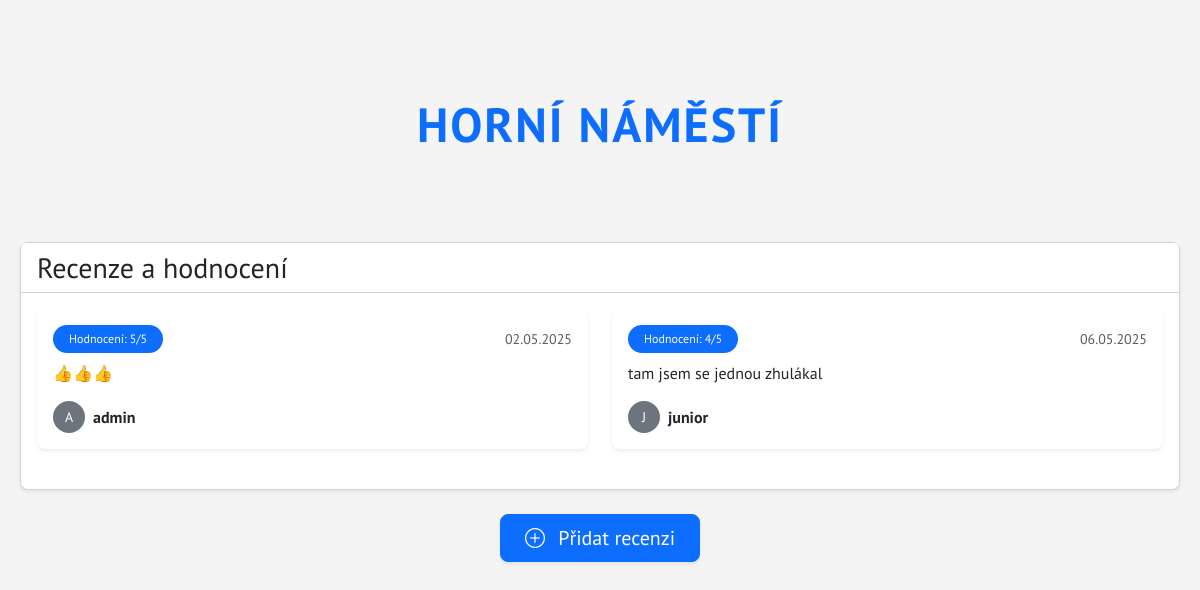
/place/2/, run on the app's committed database.
### hodnoceni/models.py (models this page shows, shortened)
class Place(models.Model):
    id = models.AutoField(primary_key=True)  # Implicitní chování
    name = models.CharField(max_length=255)

class Review(models.Model):
    user = models.ForeignKey(settings.AUTH_USER_MODEL, on_delete=models.CASCADE)
    place = models.ForeignKey(Place, on_delete=models.CASCADE)
    popis = models.TextField()
    rating = models.PositiveSmallIntegerField()
    datum_vytvoreni = models.DateTimeField(auto_now_add=True)  # Přidáno
    datum_upraveni = models.DateTimeField(auto_now=True)      # Přidáno

### hodnoceni/views.py (the view)
# urls.py: path('place/<int:place_id>/', views.place_detail, name='place_detail'),
def place_detail(request, place_id):
    try:
        place = Place.objects.get(id=place_id)
    except Place.DoesNotExist:
        raise Http404("Place does not exist")
    reviews = Review.objects.filter(place=place)
    return render(request, 'hodnoceni/place_detail.html', {
        'place': place,
        'reviews': reviews
    })

### hodnoceni/templates/hodnoceni/place_detail.html (shortened to what this page needs)
{% extends "hodnoceni/layout.html" %}
{% block body %}
<div class="container py-5">
    <div class="rounded-3 p-5 mb-4 text-center">
        <h1 class="display-4 fw-bold text-primary">{{ place.name }}</h1>
    </div>
    <div class="card shadow-sm">
        <div class="card-header bg-white">
            <h2 class="h3 mb-0">Recenze a hodnocení</h2>
        </div>
        <div class="card-body">
            {% if reviews %}
                <div class="row">
                    {% for review in reviews %}
                        <div class="col-md-6 mb-4">
                            <div class="card h-100 border-0 shadow-sm">
                                <div class="card-body">
                                    <div class="d-flex justify-content-between align-items-center mb-2">
                                        <div class="badge bg-primary rounded-pill px-3 py-2">
                                            Hodnocení: {{ review.rating }}/5
                                        </div>
                                        <small class="text-muted">{{ review.datum_vytvoreni|date:"d.m.Y" }}</small>
                                    </div>
                                    <p class="card-text mb-3">{{ review.popis }}</p>
                                    <div class="d-flex align-items-center">
                                        <div class="avatar bg-secondary rounded-circle text-white d-flex align-items-center justify-content-center me-2" style="width: 32px; height: 32px;">
                                            {{ review.user.username|first|upper }}
                                        </div>
                                        <span class="fw-bold">{{ review.user.username }}</span>
                                    </div>
                                </div>
                            </div>
                        </div>
                    {% endfor %}
                </div>
            {% else %}
                <div class="alert alert-info" role="alert">
                    <i class="bi bi-info-circle me-2"></i> Zatím nejsou žádné recenze. Buďte první, kdo přidá hodnocení!
                </div>
            {% endif %}
        </div>
    </div>
    <div class="text-center mt-4">
        <a href="{% url 'add_review' place_id=place.id %}" class="btn btn-primary btn-lg px-4 shadow-sm">
            <i class="bi bi-plus-circle me-2"></i> Přidat recenzi
        </a>
    </div>
</div>
{% endblock %}

### hodnoceni/static/hodnoceni/styles.css (style rules this page uses)
body { font-family: Arial, sans-serif; background-color: #f4f4f4; margin: 0; padding: 0; }
.container { max-width: 1200px; margin: 0 auto; padding: 20px; }
.text-muted { color: #888; }

### hodnoceni/templates/hodnoceni/place_detail.html (style rules this page uses)
body { font-family: "PT Sans", sans-serif; }
.card { transition: transform 0.2s; border-radius: 0.5rem; }
.badge { font-weight: 500; }
.avatar { font-size: 14px; }
.rounded-3.p-5.mb-4 { text-align: center; }
.rounded-3.p-5.mb-4 h1 { font-size: 3rem; color: #007bff; letter-spacing: 2px; text-transform: uppercase; }

### data on the page
Place: name "HORNÍ NÁMĚSTÍ"
Review: rating "5", datum_vytvoreni "02.05.2025", popis "👍👍👍", user.username|first "A", user.username "admin"
Review: rating "4", datum_vytvoreni "06.05.2025", popis "tam jsem se jednou zhulákal", user.username|first "J", user.username "junior"
